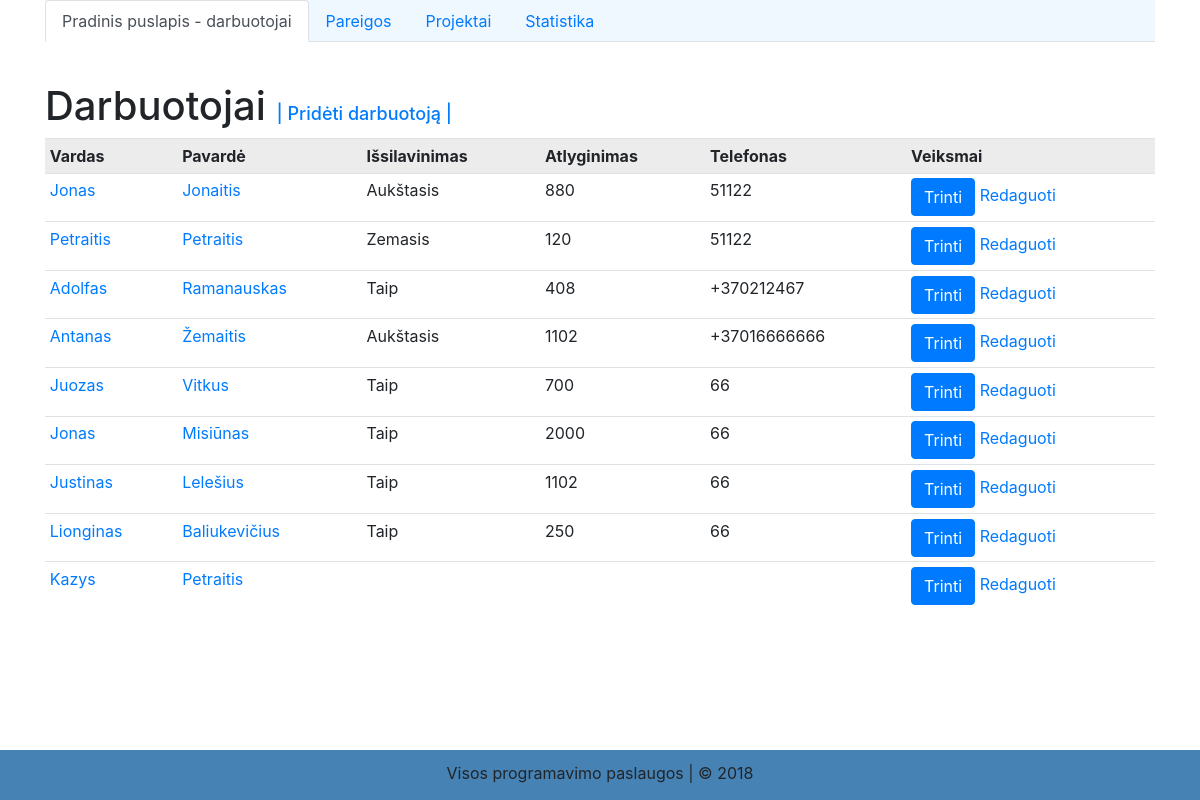
The page / on the database its author committed.
### tables this page shows
CREATE TABLE `darbuotojai` (
  `id` int(11) NOT NULL,
  `name` varchar(20) NOT NULL,
  `surname` varchar(20) NOT NULL,
  `gender` enum('vyras','moteris','','') DEFAULT NULL,
  `phone` varchar(12) DEFAULT NULL,
  `birthday` timestamp NOT NULL DEFAULT CURRENT_TIMESTAMP ON UPDATE CURRENT_TIMESTAMP,
  `education` varchar(120) DEFAULT NULL,
  `salary` int(11) DEFAULT NULL,
  `idarbinimo_tipas` tinyint(4) DEFAULT NULL,
  `pareigos_id` int(11) DEFAULT NULL,
  `projekto_id` int(11) DEFAULT NULL
);

### functions.php (called while the page is built, shortened)
<?php declare (strict_types = 1);
function getAllEmployees(PDO $pdo): array
{
    $stmt = $pdo->prepare('SELECT id, name, surname, education, salary, phone, projekto_id, pareigos_id FROM darbuotojai');
    $stmt->execute();
    return $stmt->fetchAll();
}

### index.php (the view, shortened to what this page needs)
<?php
require_once 'functions.php';
$pdo = getConnection();
$employees = getAllEmployees($pdo);
include 'includes/head.php';
?>
    <h1>
        Darbuotojai
        <a style="text-decoration: none; font-size: 18px;" href="http://localhost/php-project-2/createEmployee.php?pageId=1">
            | Pridėti darbuotoją |
        </a>
    </h1>
    <table class="table table-hover table-sm">
        <tr style="background-color: rgba(0,0,0,.075);">
            <th>Vardas</th>
            <th>Pavardė</th>
            <th>Išsilavinimas</th>
            <th>Atlyginimas</th>
            <th>Telefonas</th>
            <th>Veiksmai</th>
            <?php foreach ($employees as $employee) {?>
                <tr>
                <td><a href="employee.php?pageId=1&id=<?php echo $employee['id']; ?>"><?php echo $employee['name']; ?></a></td>
                <td><a href="employee.php?pageId=1&id=<?php echo $employee['id']; ?>"><?php echo $employee['surname']; ?></a></td>
                <td><?php echo $employee['education']; ?></td>
                <td><?php echo $employee['salary']; ?></td>
                <td><?php echo $employee['phone']; ?></td>
                <td>
                    <form style="display: inline-block;" action="deleteEmployee.php" method="POST">
                        <input type="submit" class="btn btn-primary" value="Trinti" />
                    </form>
                    <a href="editEmployee.php?pageId=1&id=<?php echo $employee['id']; ?>">Redaguoti</a>
                </td>
                </tr>
            <?php }?>
        </tr>
    </table>
</div>
<?php include 'includes/footer.php'?>

### includes/head.php (shortened to what this page needs)
<?php
require_once 'functions.php';
?>
<!DOCTYPE html>
<html>
<head>
    <link rel="stylesheet" href="https://maxcdn.bootstrapcdn.com/bootstrap/4.0.0/css/bootstrap.min.css"
>
</head>
<body>
<div class="container">
    <nav style="margin-bottom: 40px; background-color: aliceblue;">
        <ul class="nav nav-tabs">
            <li class="nav-item">
                <a class="nav-link <?php if (($_GET['pageId'] == 1) || (!isset($_GET['pageId']))) {echo 'active';}?>" href="index.php?pageId=1">Pradinis puslapis - darbuotojai</a>
            </li>
            <li class="nav-item">
                <a class="nav-link <?php if ($_GET['pageId'] == 2) {echo 'active';}?>" href="positions.php?pageId=2">Pareigos</a>
            </li>
            <li class="nav-item">
                <a class="nav-link <?php if ($_GET['pageId'] == 3) {echo 'active';}?>" href="projects.php?pageId=3">Projektai</a>
            </li>
            <li class="nav-item">
                <a class="nav-link <?php if ($_GET['pageId'] == 4) {echo 'active';}?>" href="statistics.php?pageId=4">Statistika</a>
            </li>
        </ul>
    </nav>
</div>
<main style="min-height: calc(100vh - 172px); margin-bottom: 40px">
<div class="container">

### includes/footer.php
</main>
<footer style="display:flex; justify-content: center; align-items: center; height: 50px; width: 100%;padding-bottom: 4px; background-color: steelblue;">
    <p style="margin-top: 1rem;">Visos programavimo paslaugos | &copy; 2018</p>
</footer>
</body>
</html>

### rows shown on the page
darbuotojai: name "Jonas", surname "Jonaitis", education "Aukštasis", salary "880", phone "51122"
darbuotojai: name "Petraitis", surname "Petraitis", education "Zemasis", salary "120", phone "51122"
darbuotojai: name "Adolfas", surname "Ramanauskas", education "Taip", salary "408", phone "+370212467"
darbuotojai: name "Antanas", surname "Žemaitis", education "Aukštasis", salary "1102", phone "+37016666666"
darbuotojai: name "Juozas", surname "Vitkus", education "Taip", salary "700", phone "66"
darbuotojai: name "Jonas", surname "Misiūnas", education "Taip", salary "2000", phone "66"
darbuotojai: name "Justinas", surname "Lelešius", education "Taip", salary "1102", phone "66"
darbuotojai: name "Lionginas", surname "Baliukevičius", education "Taip", salary "250", phone "66"
darbuotojai: name "Kazys", surname "Petraitis"
